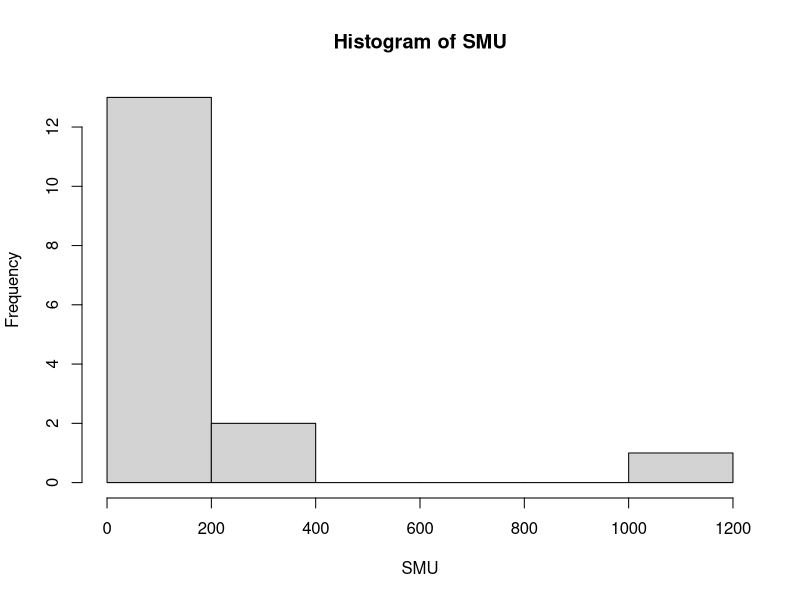
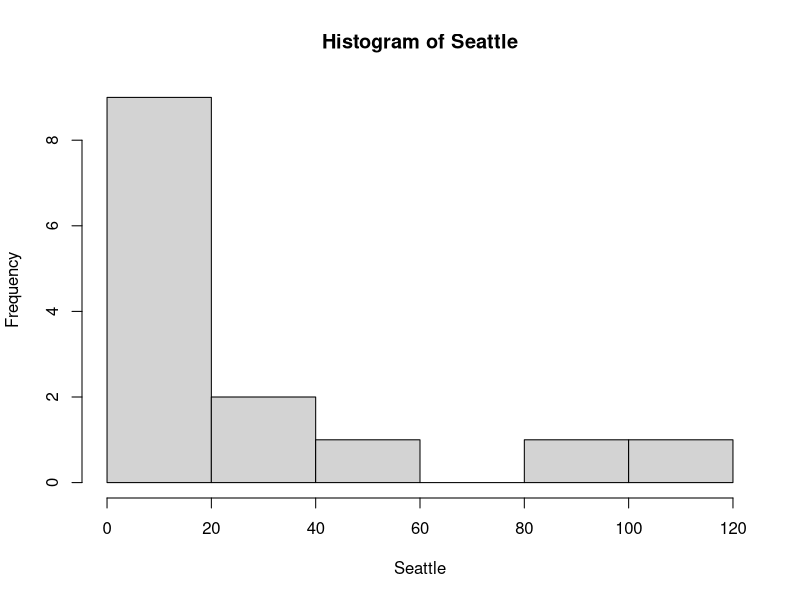
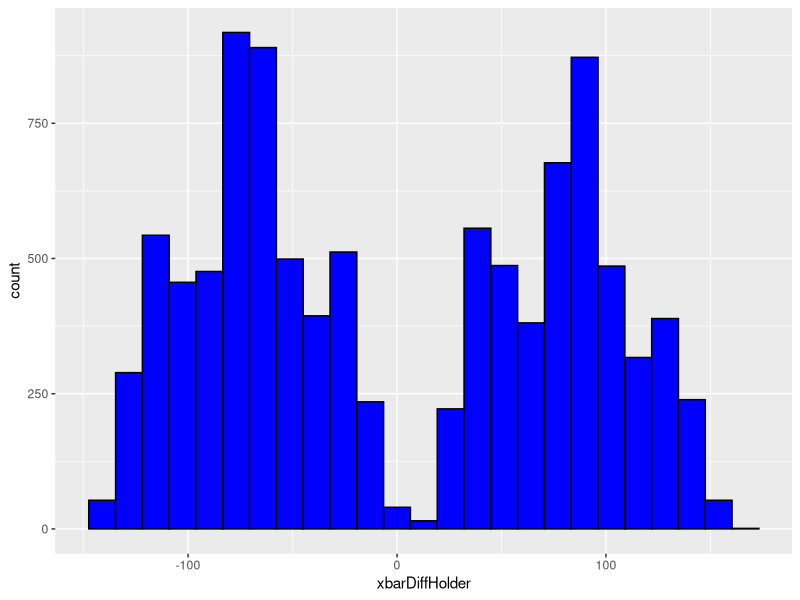

Write R code to recreate these figures, in order.
SMU = c(34, 1200, 23, 50, 60, 50, 0, 0, 30, 89, 0, 300, 400, 20, 10, 0)
Seattle = c(20, 10, 5, 0, 30, 50, 0, 100, 110, 0, 40, 10, 3, 0)
hist(SMU)
hist(Seattle)
library(tidyverse)

obersved_diff=mean(SMU)-mean(Seattle)
obersved_diff
cash1=data.frame(Value=SMU, School='SMU')
cash2=data.frame(Value=Seattle, School='Seattle')
cash1
cash2
cash=rbind(cash1,cash2)
cash
xbarDiffHolder = numeric(10000)
for (i in 1:10000)
{
scramble_schools=sample(cash$School, 30)
cashTemp=cash
cashTemp$School=scramble_schools

xbars=cashTemp %>% group_by(School) %>% summarize(mean=mean(Value))
xbars
xbarNminusT=xbars[2,2]-xbars[1,2]
xbarNminusT
xbarDiffHolder[i]=xbarNminusT$mean
}

ggplot(mapping=aes(x=xbarDiffHolder), color='black')+geom_histogram(bins=25, color='black', fill='blue')

num_more_extreme = sum((abs(xbarDiffHolder)) >= 114.625)
num_more_extreme

pvalue = num_more_extreme / 10000
pvalue